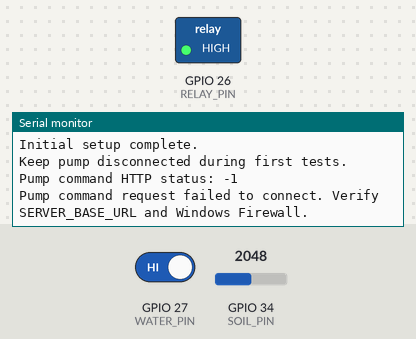
A sketch run on a simulated ESP32. On the bench: switched loads named in the sketch (green lamp = pin HIGH), the last lines printed to the serial monitor. The test bench sets the inputs (shaded band); at power-on: GPIO 27 (WATER_PIN) HIGH, GPIO 34 (SOIL_PIN) = 2048 (analog values on the 0–4095 scale). WiFi joins after 1.5 s; servers stay silent unless stated; uploads are accepted with an empty reply.

Above: at 3.9 s.
4.0 s: GPIO 27 (WATER_PIN) driven LOW
At 5.28 s:
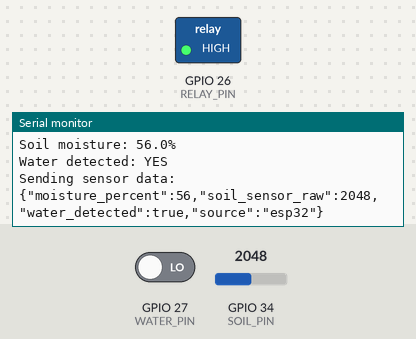
6.6 s: GPIO 27 (WATER_PIN) driven HIGH
At 10.3 s:
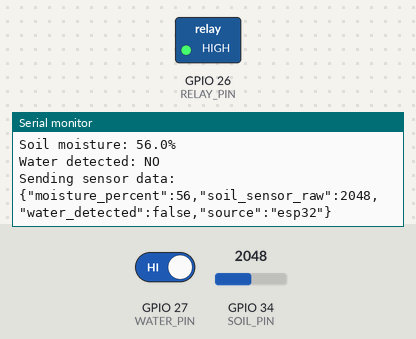

The sketch:

SmartAgri_Phase4_ESP32_IoT.ino
```cpp
/*
  SmartAgri - Phase 4 ESP32 IoT Firmware
  Board: ESP32 Dev Module
  Arduino IDE

  Hardware:
    Soil moisture analog output -> GPIO 34
    Water detection digital output -> GPIO 27
    Relay input -> GPIO 26

  IMPORTANT:
    1) Keep the water pump disconnected during first tests.
    2) Replace WIFI_SSID, WIFI_PASSWORD, SERVER_BASE_URL, DEVICE_ID, DEVICE_KEY.
    3) SERVER_BASE_URL must use your PC's LAN IPv4 address, NOT localhost.
       Example: http://192.168.1.10:5000
    4) This firmware expects Phase-4 backend routes:
       POST /api/iot/reading
       GET  /api/iot/pump-command
       POST /api/iot/pump-status
    5) The ESP32 has a local safety override: no water = relay forced OFF.
*/

#include <WiFi.h>
#include <HTTPClient.h>
#include <ArduinoJson.h>

// =========================
// USER CONFIGURATION
// =========================

const char* WIFI_SSID     = "YOUR_WIFI_SSID";
const char* WIFI_PASSWORD = "YOUR_WIFI_PASSWORD";

// Use your Windows PC IPv4 address on the SAME Wi-Fi.
// Example: "http://192.168.1.15:5000"
const char* SERVER_BASE_URL = "http://YOUR_PC_LAN_IPV4:5000";

// These will be matched by the Phase-4 Express backend.
const char* DEVICE_ID  = "smartagri-esp32-001";
const char* DEVICE_KEY = "YOUR_IOT_DEVICE_KEY_MATCHING_BACKEND_ENV";

// =========================
// ESP32 PIN CONFIGURATION
// =========================

const int SOIL_PIN  = 34;  // ADC input
const int WATER_PIN = 27;  // digital input
const int RELAY_PIN = 26;  // digital output

// Many common relay modules are ACTIVE LOW.
// If your relay behaves backwards, change this to false.
const bool RELAY_ACTIVE_LOW = true;

// Some water detector modules use LOW when water is detected.
// If your readings are reversed, change this value.
const bool WATER_ACTIVE_LOW = true;

// =========================
// SOIL SENSOR CALIBRATION
// =========================
// TEMPORARY starting values only.
// You MUST calibrate these using your own sensor.
//
// SOIL_DRY_RAW = raw reading in dry air/dry soil
// SOIL_WET_RAW = raw reading in wet soil/water
//
// For many capacitive sensors, dry raw is HIGHER than wet raw.
int SOIL_DRY_RAW = 3000;
int SOIL_WET_RAW = 1300;

// =========================
// TIMING
// =========================

const unsigned long SENSOR_SEND_INTERVAL_MS = 5000;
const unsigned long COMMAND_POLL_INTERVAL_MS = 2000;
const unsigned long COMMAND_FAILSAFE_MS = 15000;

unsigned long lastSensorSend = 0;
unsigned long lastCommandPoll = 0;
unsigned long lastGoodCommand = 0;

// =========================
// STATE
// =========================

bool relayOn = false;
bool desiredPumpOn = false;

// =========================
// RELAY CONTROL
// =========================

void setRelay(bool on) {
  relayOn = on;

  if (RELAY_ACTIVE_LOW) {
    digitalWrite(RELAY_PIN, on ? LOW : HIGH);
  } else {
    digitalWrite(RELAY_PIN, on ? HIGH : LOW);
  }

  Serial.print("Relay / pump state: ");
  Serial.println(on ? "ON" : "OFF");
}

// =========================
// WIFI
// =========================

void connectWiFi() {
  if (WiFi.status() == WL_CONNECTED) return;

  // Fail-safe: never leave pump ON while communication is lost.
  setRelay(false);

  Serial.println();
  Serial.print("Connecting to Wi-Fi: ");
  Serial.println(WIFI_SSID);

  WiFi.mode(WIFI_STA);
  WiFi.begin(WIFI_SSID, WIFI_PASSWORD);

  unsigned long started = millis();

  while (WiFi.status() != WL_CONNECTED && millis() - started < 20000) {
    delay(500);
    Serial.print(".");
  }

  Serial.println();

  if (WiFi.status() == WL_CONNECTED) {
    Serial.println("Wi-Fi connected.");
    Serial.print("ESP32 IP: ");
    Serial.println(WiFi.localIP());
    Serial.print("Signal RSSI: ");
    Serial.println(WiFi.RSSI());
  } else {
    Serial.println("Wi-Fi connection failed. Will retry.");
  }
}

// =========================
// SENSOR FUNCTIONS
// =========================

int readSoilRaw() {
  const int samples = 10;
  long total = 0;

  for (int i = 0; i < samples; i++) {
    total += analogRead(SOIL_PIN);
    delay(10);
  }

  return (int)(total / samples);
}

float rawToMoisturePercent(int raw) {
  // Handles the common case where DRY_RAW > WET_RAW.
  float percent;

  if (SOIL_DRY_RAW == SOIL_WET_RAW) {
    return 0.0;
  }

  percent =
    ((float)(SOIL_DRY_RAW - raw) /
     (float)(SOIL_DRY_RAW - SOIL_WET_RAW)) * 100.0;

  if (percent < 0.0) percent = 0.0;
  if (percent > 100.0) percent = 100.0;

  return percent;
}

bool readWaterDetected() {
  int state = digitalRead(WATER_PIN);

  if (WATER_ACTIVE_LOW) {
    return state == LOW;
  }

  return state == HIGH;
}

// =========================
// HTTP HELPERS
// =========================

void addDeviceHeaders(HTTPClient &http) {
  http.addHeader("Content-Type", "application/json");
  http.addHeader("X-Device-Id", DEVICE_ID);
  http.addHeader("X-Device-Key", DEVICE_KEY);
}

bool checkBackendHealth() {
  if (WiFi.status() != WL_CONNECTED) return false;

  HTTPClient http;
  String url = String(SERVER_BASE_URL) + "/api/health";

  http.setTimeout(5000);
  http.begin(url);

  int status = http.GET();

  Serial.print("Backend health HTTP status: ");
  Serial.println(status);
  if (status < 0) {
    Serial.println("Health request failed. Check PC IPv4, same Wi-Fi, backend, and Windows Firewall.");
  }

  if (status > 0) {
    Serial.println(http.getString());
  }

  http.end();

  return status == 200;
}

// =========================
// SEND REAL SENSOR READING
// =========================

bool sendSensorReading(int raw, float moisture, bool waterDetected) {
  if (WiFi.status() != WL_CONNECTED) return false;

  HTTPClient http;
  String url = String(SERVER_BASE_URL) + "/api/iot/reading";

  http.setTimeout(5000);
  http.begin(url);
  addDeviceHeaders(http);

  StaticJsonDocument<256> doc;
  doc["moisture_percent"] = moisture;
  doc["soil_sensor_raw"] = raw;
  doc["water_detected"] = waterDetected;
  doc["source"] = "esp32";

  String body;
  serializeJson(doc, body);

  Serial.println();
  Serial.println("Sending sensor data:");
  Serial.println(body);

  int status = http.POST(body);
  String response = http.getString();

  Serial.print("Sensor POST HTTP status: ");
  Serial.println(status);
  if (status < 0) {
    Serial.println("Sensor request failed to connect. Verify SERVER_BASE_URL and Windows Firewall.");
  }
  Serial.println(response);

  http.end();

  return status >= 200 && status < 300;
}

// =========================
// FETCH DESIRED PUMP COMMAND
// =========================

bool fetchPumpCommand(bool &pumpOn) {
  if (WiFi.status() != WL_CONNECTED) return false;

  HTTPClient http;
  String url = String(SERVER_BASE_URL) + "/api/iot/pump-command";

  http.setTimeout(5000);
  http.begin(url);
  http.addHeader("X-Device-Id", DEVICE_ID);
  http.addHeader("X-Device-Key", DEVICE_KEY);

  int status = http.GET();
  String response = http.getString();

  Serial.print("Pump command HTTP status: ");
  Serial.println(status);
  if (status < 0) {
    Serial.println("Pump command request failed to connect. Verify SERVER_BASE_URL and Windows Firewall.");
  }

  if (status < 200 || status >= 300) {
    Serial.println(response);
    http.end();
    return false;
  }

  StaticJsonDocument<256> doc;
  DeserializationError error = deserializeJson(doc, response);

  if (error) {
    Serial.print("Invalid command JSON: ");
    Serial.println(error.c_str());
    http.end();
    return false;
  }

  if (!doc["pump_on"].is<bool>()) {
    Serial.println("Response does not contain pump_on boolean.");
    http.end();
    return false;
  }

  pumpOn = doc["pump_on"].as<bool>();

  Serial.print("Server requested pump: ");
  Serial.println(pumpOn ? "ON" : "OFF");

  http.end();
  return true;
}

// =========================
// REPORT ACTUAL RELAY STATE
// =========================

void reportPumpStatus(bool actualPumpOn, bool waterDetected) {
  if (WiFi.status() != WL_CONNECTED) return;

  HTTPClient http;
  String url = String(SERVER_BASE_URL) + "/api/iot/pump-status";

  http.setTimeout(5000);
  http.begin(url);
  addDeviceHeaders(http);

  StaticJsonDocument<256> doc;
  doc["pump_on"] = actualPumpOn;
  doc["water_detected"] = waterDetected;

  String body;
  serializeJson(doc, body);

  int status = http.POST(body);

  Serial.print("Pump status report HTTP status: ");
  Serial.println(status);

  if (status > 0) {
    Serial.println(http.getString());
  }

  http.end();
}

// =========================
// SETUP
// =========================

void setup() {
  Serial.begin(115200);
  delay(1000);

  Serial.println();
  Serial.println("====================================");
  Serial.println(" SmartAgri ESP32 - Phase 4 IoT");
  Serial.println("====================================");

  if (String(WIFI_SSID) == "YOUR_WIFI_SSID" ||
      String(WIFI_PASSWORD) == "YOUR_WIFI_PASSWORD" ||
      String(SERVER_BASE_URL).indexOf("YOUR_PC_LAN_IPV4") >= 0 ||
      String(DEVICE_KEY) == "YOUR_IOT_DEVICE_KEY_MATCHING_BACKEND_ENV") {
    Serial.println("CONFIG ERROR: Edit Wi-Fi, PC IPv4 URL, and device key before testing.");
  }

  pinMode(WATER_PIN, INPUT);
  pinMode(RELAY_PIN, OUTPUT);

  // Force relay OFF immediately at boot.
  setRelay(false);

  analogReadResolution(12);
  analogSetPinAttenuation(SOIL_PIN, ADC_11db);

  connectWiFi();

  if (WiFi.status() == WL_CONNECTED) {
    checkBackendHealth();
  }

  Serial.println();
  Serial.println("Initial setup complete.");
  Serial.println("Keep pump disconnected during first tests.");
}

// =========================
// MAIN LOOP
// =========================

void loop() {
  if (WiFi.status() != WL_CONNECTED) {
    connectWiFi();
    delay(500);
    return;
  }

  unsigned long now = millis();

  // -------------------------
  // 1. Read and send sensors
  // -------------------------
  if (now - lastSensorSend >= SENSOR_SEND_INTERVAL_MS) {
    lastSensorSend = now;

    int raw = readSoilRaw();
    float moisture = rawToMoisturePercent(raw);
    bool waterDetected = readWaterDetected();

    Serial.println();
    Serial.println("----- SENSOR READING -----");
    Serial.print("Soil raw ADC: ");
    Serial.println(raw);

    Serial.print("Soil moisture: ");
    Serial.print(moisture, 1);
    Serial.println("%");

    Serial.print("Water detected: ");
    Serial.println(waterDetected ? "YES" : "NO");

    sendSensorReading(raw, moisture, waterDetected);
  }

  // -------------------------
  // 2. Poll pump command
  // -------------------------
  if (now - lastCommandPoll >= COMMAND_POLL_INTERVAL_MS) {
    lastCommandPoll = now;

    bool requested = false;

    if (fetchPumpCommand(requested)) {
      desiredPumpOn = requested;
      lastGoodCommand = now;

      bool waterDetected = readWaterDetected();

      // LOCAL SAFETY OVERRIDE:
      // no water always forces relay OFF.
      bool safeState = desiredPumpOn && waterDetected;

      if (safeState != relayOn) {
        setRelay(safeState);
        reportPumpStatus(relayOn, waterDetected);
      }

      if (desiredPumpOn && !waterDetected) {
        Serial.println("SAFETY: Pump ON command blocked because no water is detected.");
        // Report OFF even if the relay was already OFF. This lets the backend
        // clear a stale ON command rather than repeatedly requesting ON.
        reportPumpStatus(false, waterDetected);
      }
    }
  }

  // -------------------------
  // 3. Communication fail-safe
  // -------------------------
  if (relayOn &&
      lastGoodCommand > 0 &&
      now - lastGoodCommand > COMMAND_FAILSAFE_MS) {

    Serial.println("FAIL-SAFE: No valid server command recently. Pump forced OFF.");
    setRelay(false);

    bool waterDetected = readWaterDetected();
    reportPumpStatus(false, waterDetected);
  }

  delay(20);
}
```

Measured:
- after the input at 4.0 s, the serial monitor: prints a new line after 1.1 s (image 1)
- after the input at 6.6 s, the serial monitor: prints a new line after 3.5 s (image 2)
